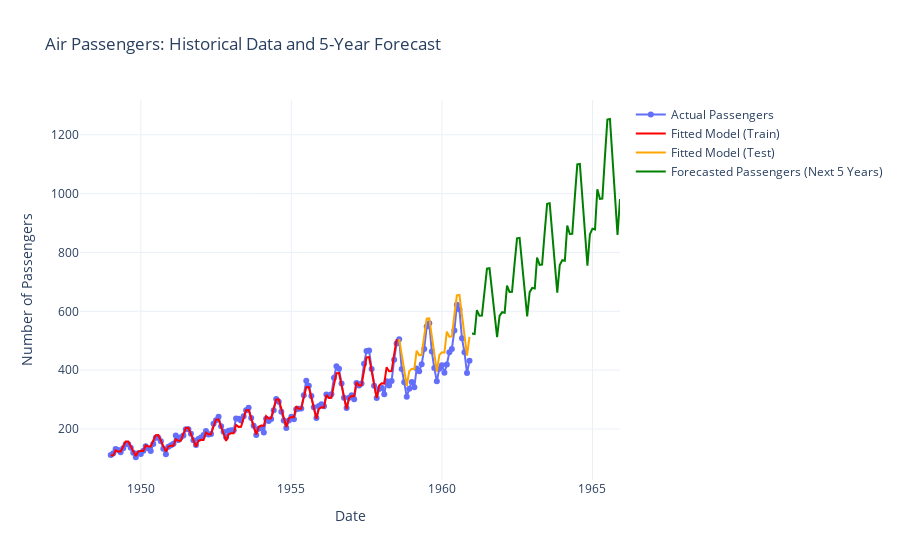

Notebook code for this chart:
### Code cell
fig = go.Figure()

# Plot actual data
fig.add_trace(go.Scatter(
    x=df.index,
    y=df['passengers'],
    mode='lines+markers',
    name='Actual Passengers',
))

# Plot fitted model for training data
fig.add_trace(go.Scatter(
    x=train.index,
    y=train['fitted_original_scale'],
    mode='lines',
    name='Fitted Model (Train)',
    line=dict(color='red')
))

# Plot fitted model for test data
fig.add_trace(go.Scatter(
    x=test.index,
    y=test['fitted_original_scale'],
    mode='lines',
    name='Fitted Model (Test)',
    line=dict(color='orange')
))

# Plot future predictions
fig.add_trace(go.Scatter(
    x=future_df.index,
    y=future_df['predicted_passengers'],
    mode='lines',
    name='Forecasted Passengers (Next 5 Years)',
    line=dict(color='green') #, dash='dash')
))

# Customize layout
fig.update_layout(
    title='Air Passengers: Historical Data and 5-Year Forecast',
    xaxis_title='Date',
    yaxis_title='Number of Passengers',
    template='plotly_white'
)

fig.show()
